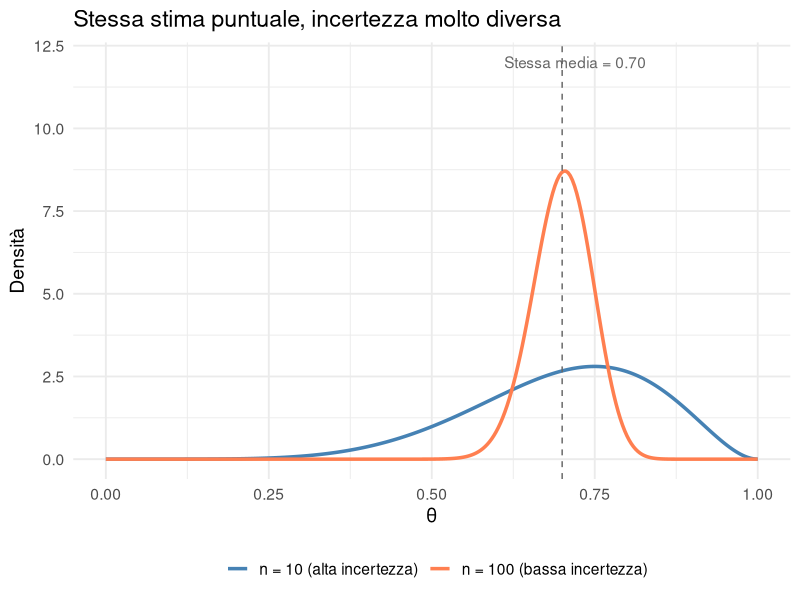
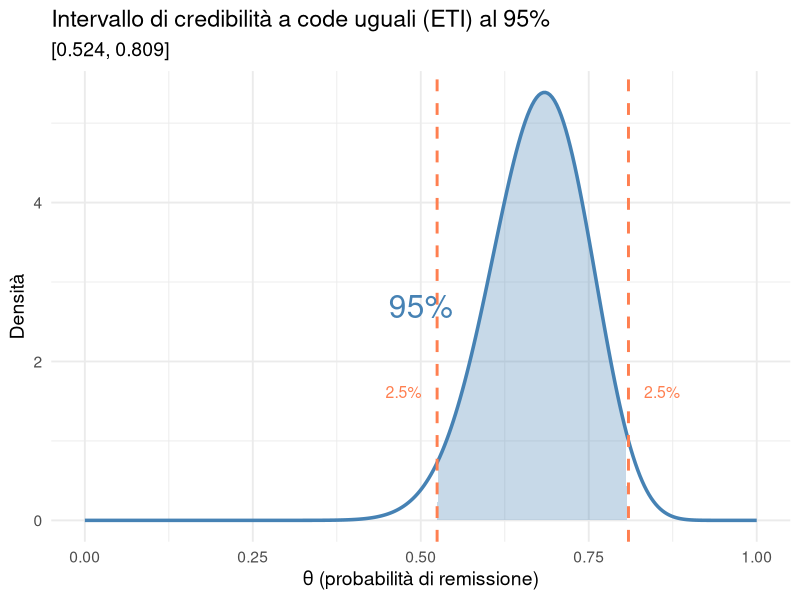
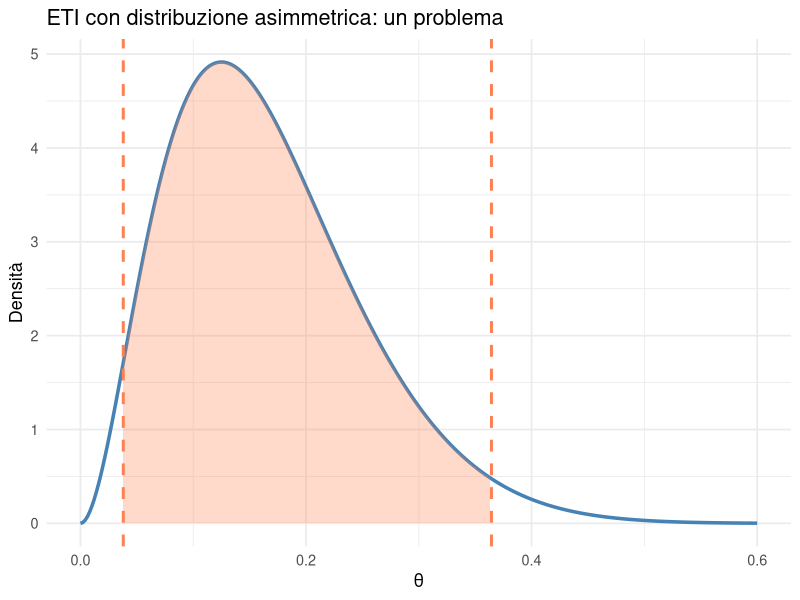
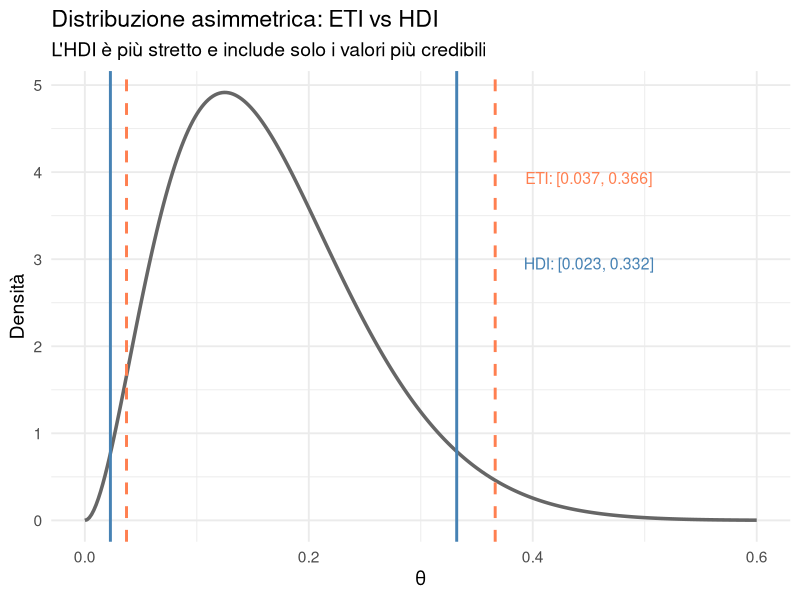
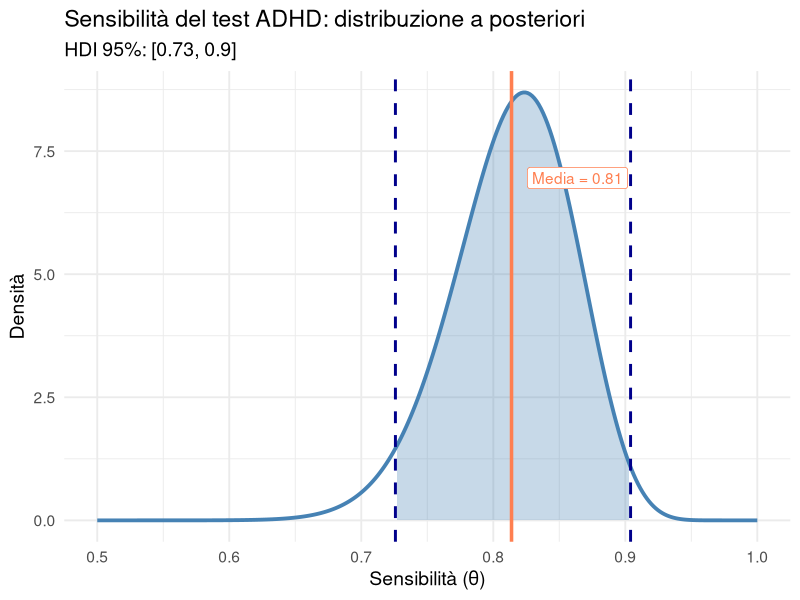
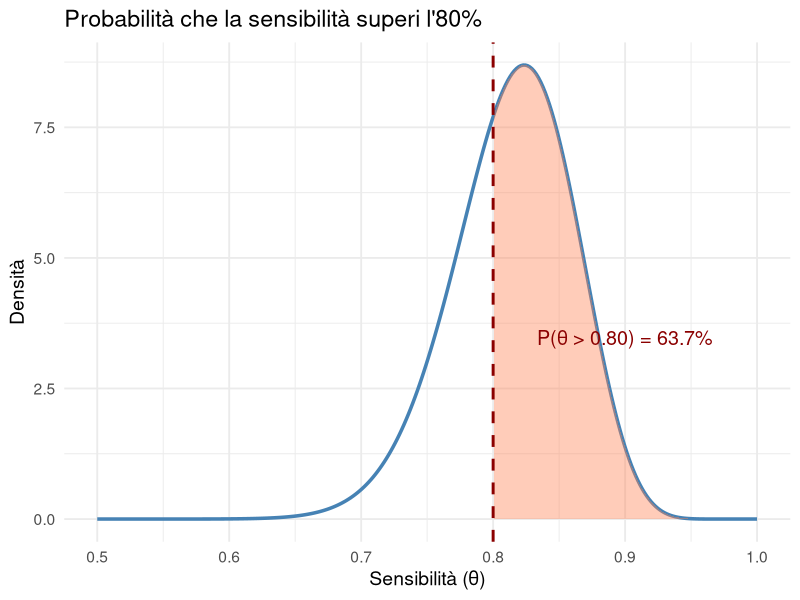
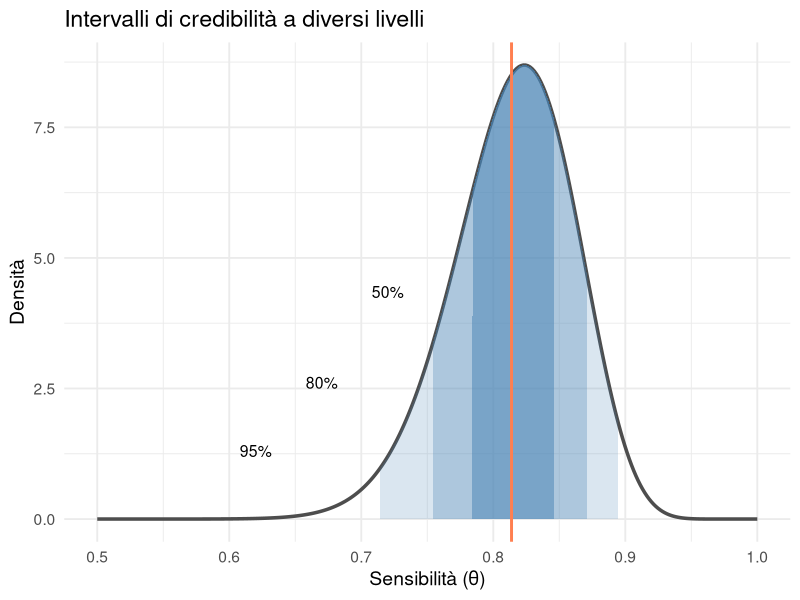
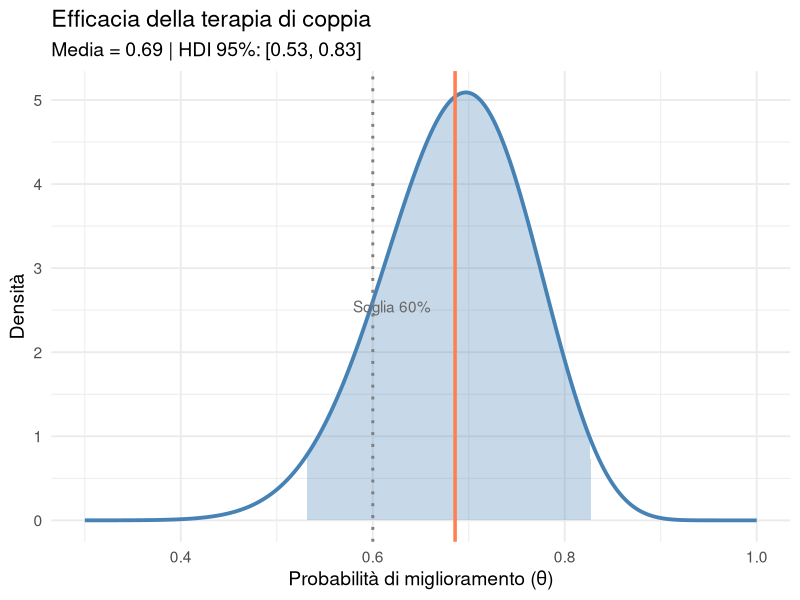

Source code (R) for these figures, in order:
## ---- chunk 1
#| echo: false
#| message: false
#| warning: false
library(ggplot2)
set.seed(42)
## ---- chunk 2
#| echo: false

x <- seq(0, 1, length.out = 300)

y1 <- dbeta(x, 7, 3)
y2 <- dbeta(x, 70, 30)

df_confronto <- data.frame(
  x = rep(x, 2),
  y = c(y1, y2),
  scenario = rep(c("n = 10 (alta incertezza)", "n = 100 (bassa incertezza)"), each = 300)
)

ggplot(df_confronto, aes(x = x, y = y, color = scenario)) +
  geom_line(linewidth = 1.2) +
  geom_vline(xintercept = 0.7, linetype = "dashed", color = "gray40") +
  scale_color_manual(values = c("steelblue", "coral")) +
  annotate("text", x = 0.72, y = 12, label = "Stessa media = 0.70", color = "gray40") +
  labs(title = "Stessa stima puntuale, incertezza molto diversa",
       x = "θ", y = "Densità", color = "") +
  theme_minimal(base_size = 14) +
  theme(legend.position = "bottom")
## ---- chunk 3
alpha_post_cbt <- 27
beta_post_cbt <- 13

# Intervallo di credibilità al 95% (ETI)
eti_lower <- qbeta(0.025, alpha_post_cbt, beta_post_cbt)
eti_upper <- qbeta(0.975, alpha_post_cbt, beta_post_cbt)

cat("ETI 95%: [", round(eti_lower, 3), ",", round(eti_upper, 3), "]\n")
## ---- chunk 4
#| echo: false

x <- seq(0, 1, length.out = 300)
y <- dbeta(x, alpha_post_cbt, beta_post_cbt)

df <- data.frame(x = x, y = y)

ggplot(df, aes(x = x, y = y)) +
  geom_line(linewidth = 1.2, color = "steelblue") +
  geom_area(data = subset(df, x >= eti_lower & x <= eti_upper),
            aes(x = x, y = y), fill = "steelblue", alpha = 0.3) +
  geom_vline(xintercept = c(eti_lower, eti_upper), 
             color = "coral", linewidth = 1, linetype = "dashed") +
  annotate("text", x = 0.5, y = max(y) * 0.5, 
           label = "95%", color = "steelblue", size = 8) +
  annotate("text", x = eti_lower - 0.05, y = max(y) * 0.3, 
           label = "2.5%", color = "coral", size = 4) +
  annotate("text", x = eti_upper + 0.05, y = max(y) * 0.3, 
           label = "2.5%", color = "coral", size = 4) +
  labs(title = "Intervallo di credibilità a code uguali (ETI) al 95%",
       subtitle = paste0("[", round(eti_lower, 3), ", ", round(eti_upper, 3), "]"),
       x = "θ (probabilità di remissione)", y = "Densità") +
  theme_minimal(base_size = 14)
## ---- chunk 5
#| echo: false

# Distribuzione molto asimmetrica
alpha_asim <- 3
beta_asim <- 15

x <- seq(0, 0.6, length.out = 300)
y <- dbeta(x, alpha_asim, beta_asim)

eti_low_asim <- qbeta(0.025, alpha_asim, beta_asim)
eti_up_asim <- qbeta(0.975, alpha_asim, beta_asim)

df_asim <- data.frame(x = x, y = y)

ggplot(df_asim, aes(x = x, y = y)) +
  geom_line(linewidth = 1.2, color = "steelblue") +
  geom_area(data = subset(df_asim, x >= eti_low_asim & x <= eti_up_asim),
            fill = "coral", alpha = 0.3) +
  geom_vline(xintercept = c(eti_low_asim, eti_up_asim), 
             color = "coral", linewidth = 1, linetype = "dashed") +
  labs(title = "ETI con distribuzione asimmetrica: un problema",
       x = "θ", y = "Densità") +
  theme_minimal(base_size = 13)
## ---- chunk 6
# Funzione per calcolare l'HDI dai campioni
calcola_hdi <- function(campioni, prob = 0.95) {
  campioni_ordinati <- sort(campioni)
  n <- length(campioni)
  n_inclusi <- ceiling(prob * n)
  
  # Trova l'intervallo più stretto che contiene n_inclusi valori
  ampiezze <- campioni_ordinati[(n_inclusi + 1):n] - campioni_ordinati[1:(n - n_inclusi)]
  idx_min <- which.min(ampiezze)
  
  c(lower = campioni_ordinati[idx_min], 
    upper = campioni_ordinati[idx_min + n_inclusi])
}
## ---- chunk 7
# Generiamo campioni
campioni <- rbeta(10000, alpha_post_cbt, beta_post_cbt)
## ---- chunk 8
# Calcoliamo HDI
hdi <- calcola_hdi(campioni, 0.95)
cat("HDI al 95%: [", round(hdi["lower"], 3), ",", round(hdi["upper"], 3), "]\n")
## ---- chunk 9
#| echo: false

# Per una distribuzione quasi simmetrica, sono simili
cat("Distribuzione quasi simmetrica Beta(27, 13):\n")
cat("ETI 95%: [", round(eti_lower, 3), ",", round(eti_upper, 3), "]\n")
cat("HDI 95%: [", round(hdi["lower"], 3), ",", round(hdi["upper"], 3), "]\n")
cat("Differenza minima!\n")
## ---- chunk 10
#| echo: false

campioni_asim <- rbeta(10000, 3, 15)
hdi_asim <- calcola_hdi(campioni_asim, 0.95)
eti_asim <- quantile(campioni_asim, c(0.025, 0.975))

x <- seq(0, 0.6, length.out = 300)
y <- dbeta(x, 3, 15)

df <- data.frame(x = x, y = y)

ggplot(df, aes(x = x, y = y)) +
  geom_line(linewidth = 1.2, color = "gray40") +
  geom_vline(xintercept = c(eti_asim[1], eti_asim[2]), 
             color = "coral", linewidth = 1, linetype = "dashed") +
  geom_vline(xintercept = c(hdi_asim["lower"], hdi_asim["upper"]), 
             color = "steelblue", linewidth = 1, linetype = "solid") +
  annotate("text", x = 0.45, y = max(y) * 0.8, 
           label = paste0("ETI: [", round(eti_asim[1], 3), ", ", round(eti_asim[2], 3), "]"),
           color = "coral", size = 4) +
  annotate("text", x = 0.45, y = max(y) * 0.6, 
           label = paste0("HDI: [", round(hdi_asim["lower"], 3), ", ", round(hdi_asim["upper"], 3), "]"),
           color = "steelblue", size = 4) +
  labs(title = "Distribuzione asimmetrica: ETI vs HDI",
       subtitle = "L'HDI è più stretto e include solo i valori più credibili",
       x = "θ", y = "Densità") +
  theme_minimal(base_size = 14)
## ---- chunk 11
# Dati
veri_positivi <- 42
totale_adhd <- 50
## ---- chunk 12
# Prior: Beta(15, 5) - centrata su 0.75, moderata incertezza
alpha_prior_adhd <- 15
beta_prior_adhd <- 5
## ---- chunk 13
# Posterior
alpha_post_adhd <- alpha_prior_adhd + veri_positivi
beta_post_adhd <- beta_prior_adhd + (totale_adhd - veri_positivi)
## ---- chunk 14
cat("Posterior: Beta(", alpha_post_adhd, ",", beta_post_adhd, ")\n")
## ---- chunk 15
# Generiamo campioni
campioni_adhd <- rbeta(10000, alpha_post_adhd, beta_post_adhd)
## ---- chunk 16
# Stime puntuali
media_adhd <- mean(campioni_adhd)
mediana_adhd <- median(campioni_adhd)
## ---- chunk 17
# Intervalli di credibilità
eti_adhd <- quantile(campioni_adhd, c(0.025, 0.975))
hdi_adhd <- calcola_hdi(campioni_adhd, 0.95)
## ---- chunk 18
cat("Media:", round(media_adhd, 3), "\n")
## ---- chunk 19
cat("ETI 95%: [", round(eti_adhd[1], 3), ",", round(eti_adhd[2], 3), "]\n")
## ---- chunk 20
cat("HDI 95%: [", round(hdi_adhd["lower"], 3), ",", round(hdi_adhd["upper"], 3), "]\n")
## ---- chunk 21
#| echo: false

x <- seq(0.5, 1, length.out = 300)
y <- dbeta(x, alpha_post_adhd, beta_post_adhd)

df_adhd <- data.frame(x = x, y = y)

ggplot(df_adhd, aes(x = x, y = y)) +
  geom_line(linewidth = 1.3, color = "steelblue") +
  geom_area(data = subset(df_adhd, x >= hdi_adhd["lower"] & x <= hdi_adhd["upper"]),
            fill = "steelblue", alpha = 0.3) +
  geom_vline(xintercept = media_adhd, color = "coral", linewidth = 1.2) +
  geom_vline(xintercept = c(hdi_adhd["lower"], hdi_adhd["upper"]), 
             color = "darkblue", linewidth = 1, linetype = "dashed") +
  annotate("label", x = media_adhd + 0.05, y = max(y) * 0.8,
           label = paste0("Media = ", round(media_adhd, 2)),
           fill = "white", color = "coral") +
  labs(title = "Sensibilità del test ADHD: distribuzione a posteriori",
       subtitle = paste0("HDI 95%: [", round(hdi_adhd["lower"], 2), ", ", 
                        round(hdi_adhd["upper"], 2), "]"),
       x = "Sensibilità (θ)", y = "Densità") +
  theme_minimal(base_size = 14)
## ---- chunk 22
prob_gt_80 <- mean(campioni_adhd > 0.80)
cat("P(sensibilità > 80%) =", round(prob_gt_80 * 100, 1), "%\n")
## ---- chunk 23
prob_75_85 <- mean(campioni_adhd > 0.75 & campioni_adhd < 0.85)
cat("P(75% < sensibilità < 85%) =", round(prob_75_85 * 100, 1), "%\n")
## ---- chunk 24
prob_lt_70 <- mean(campioni_adhd < 0.70)
cat("P(sensibilità < 70%) =", round(prob_lt_70 * 100, 1), "%\n")
## ---- chunk 25
#| echo: false
prob_standard <- mean(campioni_adhd > 0.75)
## ---- chunk 26
#| echo: false
#| fig-height: 4.5

x <- seq(0.5, 1, length.out = 300)
y <- dbeta(x, alpha_post_adhd, beta_post_adhd)

df <- data.frame(x = x, y = y)

ggplot(df, aes(x = x, y = y)) +
  geom_line(linewidth = 1.2, color = "steelblue") +
  geom_area(data = subset(df, x > 0.80), fill = "coral", alpha = 0.4) +
  geom_vline(xintercept = 0.80, color = "darkred", linewidth = 1, linetype = "dashed") +
  annotate("text", x = 0.90, y = max(y) * 0.4, 
           label = paste0("P(θ > 0.80) = ", round(prob_gt_80 * 100, 1), "%"),
           color = "darkred", size = 5) +
  labs(title = "Probabilità che la sensibilità superi l'80%",
       x = "Sensibilità (θ)", y = "Densità") +
  theme_minimal(base_size = 14)
## ---- chunk 27
#| echo: false

# Intervallo di confidenza frequentista (Wald)
p_hat <- veri_positivi / totale_adhd
se <- sqrt(p_hat * (1 - p_hat) / totale_adhd)
ci_lower <- p_hat - 1.96 * se
ci_upper <- p_hat + 1.96 * se
## ---- chunk 28
cat("[", round(hdi_adhd["lower"], 3), ",", round(hdi_adhd["upper"], 3), "]\n\n")
## ---- chunk 29
cat("[", round(ci_lower, 3), ",", round(ci_upper, 3), "]\n")
## ---- chunk 30
livelli <- c(0.50, 0.80, 0.95, 0.99)

for (liv in livelli) {
  int <- quantile(campioni_adhd, c((1-liv)/2, (1+liv)/2))
  cat("ETI", liv*100, "%: [", round(int[1], 3), ",", round(int[2], 3), "]\n")
}
## ---- chunk 31
#| echo: false

x <- seq(0.5, 1, length.out = 300)
y <- dbeta(x, alpha_post_adhd, beta_post_adhd)

int50 <- quantile(campioni_adhd, c(0.25, 0.75))
int80 <- quantile(campioni_adhd, c(0.10, 0.90))
int95 <- quantile(campioni_adhd, c(0.025, 0.975))

df <- data.frame(x = x, y = y)

ggplot(df, aes(x = x, y = y)) +
  geom_line(linewidth = 1.2, color = "gray30") +
  geom_area(data = subset(df, x >= int95[1] & x <= int95[2]),
            fill = "steelblue", alpha = 0.2) +
  geom_area(data = subset(df, x >= int80[1] & x <= int80[2]),
            fill = "steelblue", alpha = 0.3) +
  geom_area(data = subset(df, x >= int50[1] & x <= int50[2]),
            fill = "steelblue", alpha = 0.5) +
  geom_vline(xintercept = media_adhd, color = "coral", linewidth = 1) +
  annotate("text", x = 0.72, y = max(y) * 0.5, label = "50%", size = 4) +
  annotate("text", x = 0.67, y = max(y) * 0.3, label = "80%", size = 4) +
  annotate("text", x = 0.62, y = max(y) * 0.15, label = "95%", size = 4) +
  labs(title = "Intervalli di credibilità a diversi livelli",
       x = "Sensibilità (θ)", y = "Densità") +
  theme_minimal(base_size = 14)
## ---- chunk 32
# Dati
miglioramenti <- 18
coppie <- 25

# Prior: Beta(6, 4) - centrata su 0.60
alpha_prior_coppia <- 6
beta_prior_coppia <- 4

# Posterior
alpha_post_coppia <- alpha_prior_coppia + miglioramenti
beta_post_coppia <- beta_prior_coppia + (coppie - miglioramenti)

cat("Posterior: Beta(", alpha_post_coppia, ",", beta_post_coppia, ")\n")
## ---- chunk 33
# Campioni
campioni_coppia <- rbeta(10000, alpha_post_coppia, beta_post_coppia)

# Stime puntuali
media_coppia <- mean(campioni_coppia)
mediana_coppia <- median(campioni_coppia)

# Intervalli
eti_coppia <- quantile(campioni_coppia, c(0.025, 0.975))
hdi_coppia <- calcola_hdi(campioni_coppia, 0.95)

cat("Media a posteriori:", round(media_coppia, 3), "\n")
cat("ETI 95%: [", round(eti_coppia[1], 3), ",", round(eti_coppia[2], 3), "]\n")
cat("HDI 95%: [", round(hdi_coppia["lower"], 3), ",", round(hdi_coppia["upper"], 3), "]\n")
## ---- chunk 34
prob_gt_60 <- mean(campioni_coppia > 0.60)
prob_gt_75 <- mean(campioni_coppia > 0.75)
prob_lt_50 <- mean(campioni_coppia < 0.50)

cat("P(efficacia > 60%) =", round(prob_gt_60 * 100, 1), "%\n")
cat("P(efficacia > 75%) =", round(prob_gt_75 * 100, 1), "%\n")
cat("P(efficacia < 50%) =", round(prob_lt_50 * 100, 1), "%\n")
## ---- chunk 35
#| echo: false

x <- seq(0.3, 1, length.out = 300)
y <- dbeta(x, alpha_post_coppia, beta_post_coppia)

df <- data.frame(x = x, y = y)

ggplot(df, aes(x = x, y = y)) +
  geom_line(linewidth = 1.3, color = "steelblue") +
  geom_area(data = subset(df, x >= hdi_coppia["lower"] & x <= hdi_coppia["upper"]),
            fill = "steelblue", alpha = 0.3) +
  geom_vline(xintercept = media_coppia, color = "coral", linewidth = 1.2) +
  geom_vline(xintercept = 0.60, color = "gray50", linewidth = 1, linetype = "dotted") +
  annotate("text", x = 0.62, y = max(y) * 0.5, label = "Soglia 60%", color = "gray40") +
  labs(title = "Efficacia della terapia di coppia",
       subtitle = paste0("Media = ", round(media_coppia, 2), 
                        " | HDI 95%: [", round(hdi_coppia["lower"], 2), ", ",
                        round(hdi_coppia["upper"], 2), "]"),
       x = "Probabilità di miglioramento (θ)", y = "Densità") +
  theme_minimal(base_size = 14)
